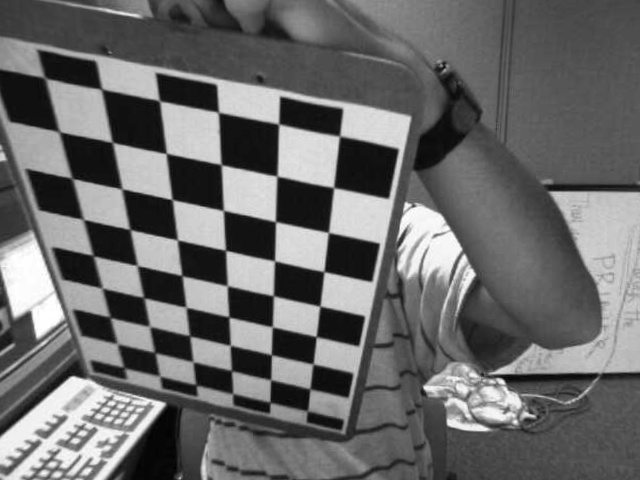
//> input picture demo_0.2/data/right.jpg, 640 x 480 px
$ ./in_out   (built with g++ and OpenCV 4)
//> lines starting //> are read from the running program, lines starting //| are printed output that depends on the picture
### in_out/in_out.h
#pragma once

#include <stdio.h>
#include <opencv2/core/core.hpp>
#include <opencv2/highgui/highgui.hpp>
#include <opencv2/imgproc/imgproc.hpp>


struct ImageData
{
	unsigned char* data;
	int width;
	int height;
	int channels;
};

void detect(struct ImageData* left, struct ImageData* right, struct ImageData* result);

### in_out/in_out.cpp
#include "in_out.h"

int main()
{
	struct ImageData left;
	struct ImageData right;
	struct ImageData result;

	cv::Mat left_mat = cv::imread("right.jpg");
//> left_mat is the input picture: 480 rows x 640 cols, CV_8UC3; min 0, max 255, mean 106
	cv::Mat right_mat = cv::imread("right.jpg");

	cv::Size size(std::max(left_mat.cols, right_mat.cols), std::max(left_mat.rows, right_mat.rows));
//> size = Size(640, 480)
	cv::Mat result_mat;

	//result_mat.create(size, CV_MAKETYPE(left_mat.depth(), 3));
	cv::cvtColor(right_mat, result_mat, CV_RGB2YUV_I420);
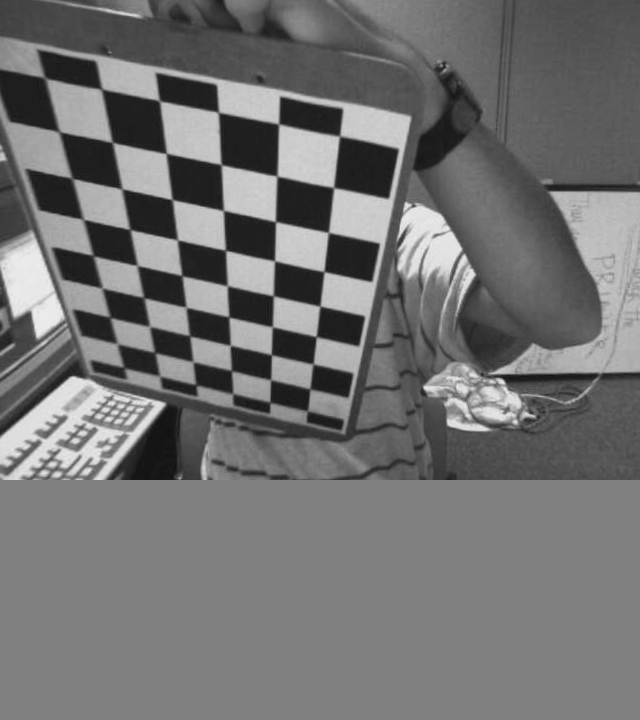
//> result_mat: 720 rows x 640 cols, CV_8UC1; min 16, max 235, mean 114
	result.data = result_mat.data;

	left.data = left_mat.data;
	left.channels = left_mat.channels();
//> left.channels = 3
	left.height = left_mat.rows;
	left.width = left_mat.cols;

	right.data = right_mat.data;
	right.channels = right_mat.channels();
	right.height = right_mat.rows;
	right.width = right_mat.cols;

	detect(&left, &right, &result);
//> in detect, `cv::resize(left_mat, left_small, cv::Size(), 0.5, 0.5, cv::INTER_AREA);`:
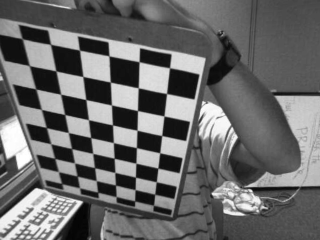
//> left_small: 240 rows x 320 cols, CV_8UC3; min 2, max 255, mean 106.2

	cv::imshow("merge", result_mat);
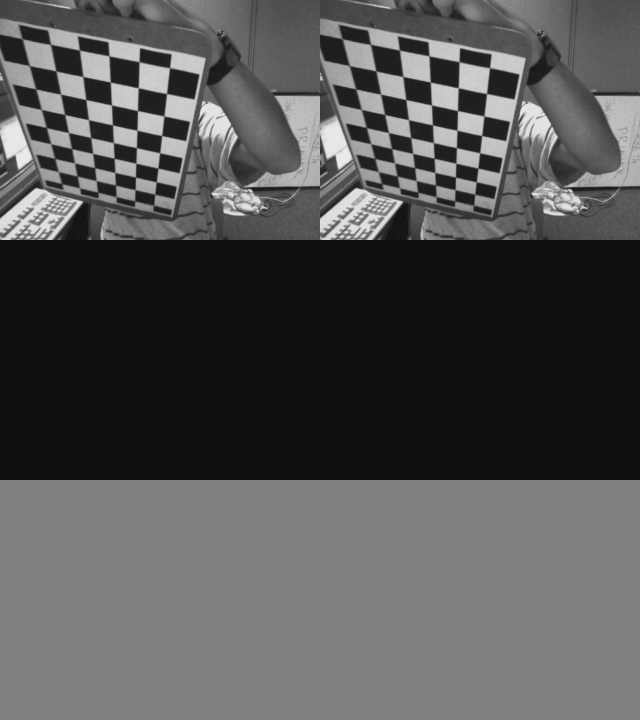
//> window 'merge': 720 rows x 640 cols, CV_8UC1; min 16, max 235, mean 83.7
	cv::waitKey();
	return 0;
}

// 左右的合成
void detect(struct ImageData* left, struct ImageData* right, struct ImageData* result)
{
	cv::Mat left_mat(left->height, left->width, CV_8UC3);
	cv::Mat right_mat(right->height, right->width, CV_8UC3);
	cv::Mat left_small, right_small;
	cv::Mat outLeft, outRight;

	cv::Size size(std::max(left_mat.cols, right_mat.cols), std::max(left_mat.rows, right_mat.rows));
	cv::Mat result_rgb;

	left_mat.data = left->data;
	right_mat.data = right->data;

	result_rgb.create(size, CV_MAKETYPE(left_mat.depth(), 3));
	//result_mat.data = result->data;
	result_rgb = cvScalarAll(0);

	cv::resize(left_mat, left_small, cv::Size(), 0.5, 0.5, cv::INTER_AREA);
	cv::resize(right_mat, right_small, cv::Size(), 0.5, 0.5, cv::INTER_AREA);


	result->channels = result_rgb.channels();
	result->width = result_rgb.cols;
	result->height = result_rgb.rows;

	outLeft = result_rgb(cv::Rect(0, 0, left_small.cols, left_small.rows));
	outRight = result_rgb(cv::Rect(result_rgb.cols / 2, 0, right_small.cols, right_small.rows));

	left_small.copyTo(outLeft);
	right_small.copyTo(outRight);

	cv::Mat result_yuv;
	cv::cvtColor(result_rgb, result_yuv, CV_RGB2YUV_I420);

	cv::cvtColor(result_rgb, result_yuv, CV_RGB2YUV_I420);
	memcpy(result->data, result_yuv.data, sizeof(uchar)*result_yuv.size().height*result_yuv.size().width);
	return;
}

$ run again, with demo_0.2/data/left.jpg copied over demo_0.2/data/right.jpg
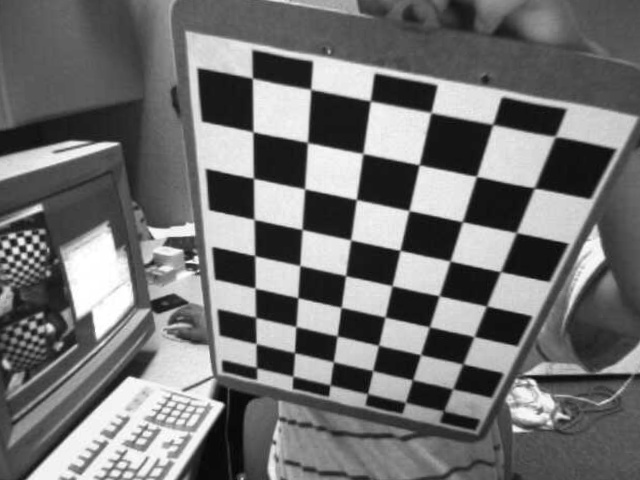
//> input picture demo_0.2/data/left.jpg, 640 x 480 px
//> left_mat is the input picture: 480 rows x 640 cols, CV_8UC3; min 1, max 255, mean 113.7
//> `cv::cvtColor(right_mat, result_mat, CV_RGB2YUV_I420);`:
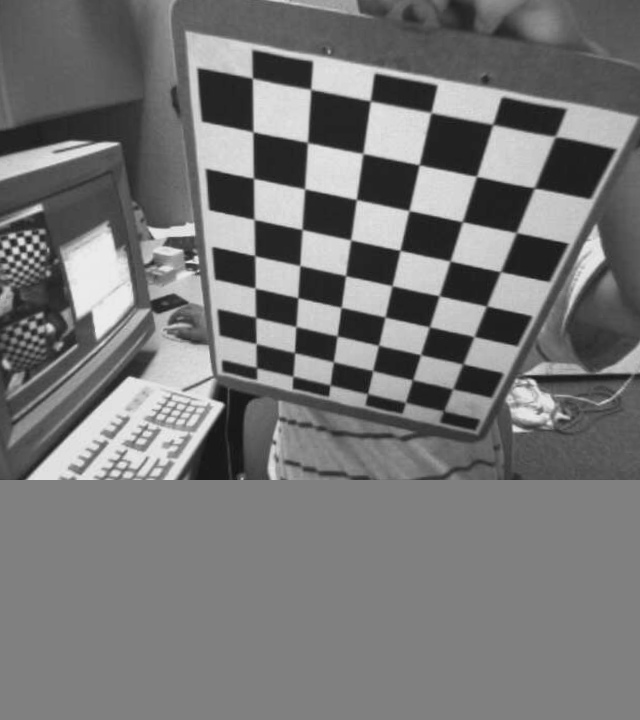
//> result_mat: 720 rows x 640 cols, CV_8UC1; min 17, max 235, mean 118.4
//> `cv::imshow("merge", result_mat);`:
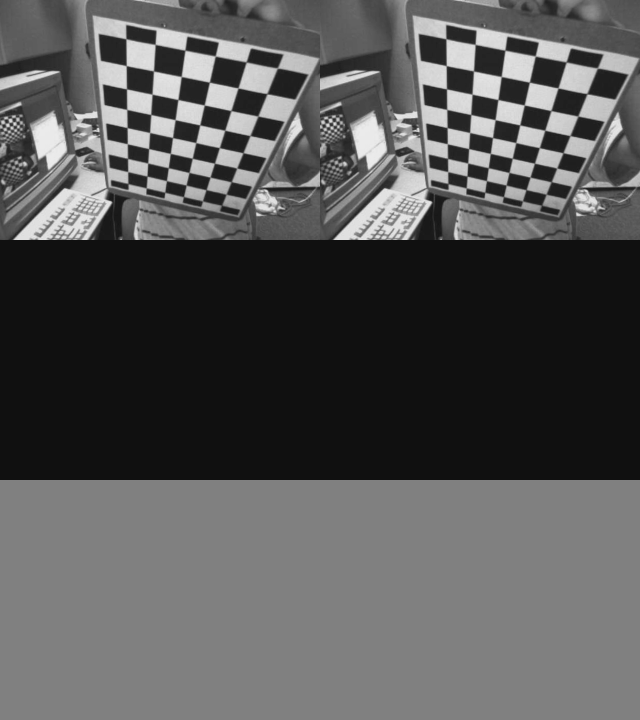
//> window 'merge': 720 rows x 640 cols, CV_8UC1; min 16, max 235, mean 85.9
